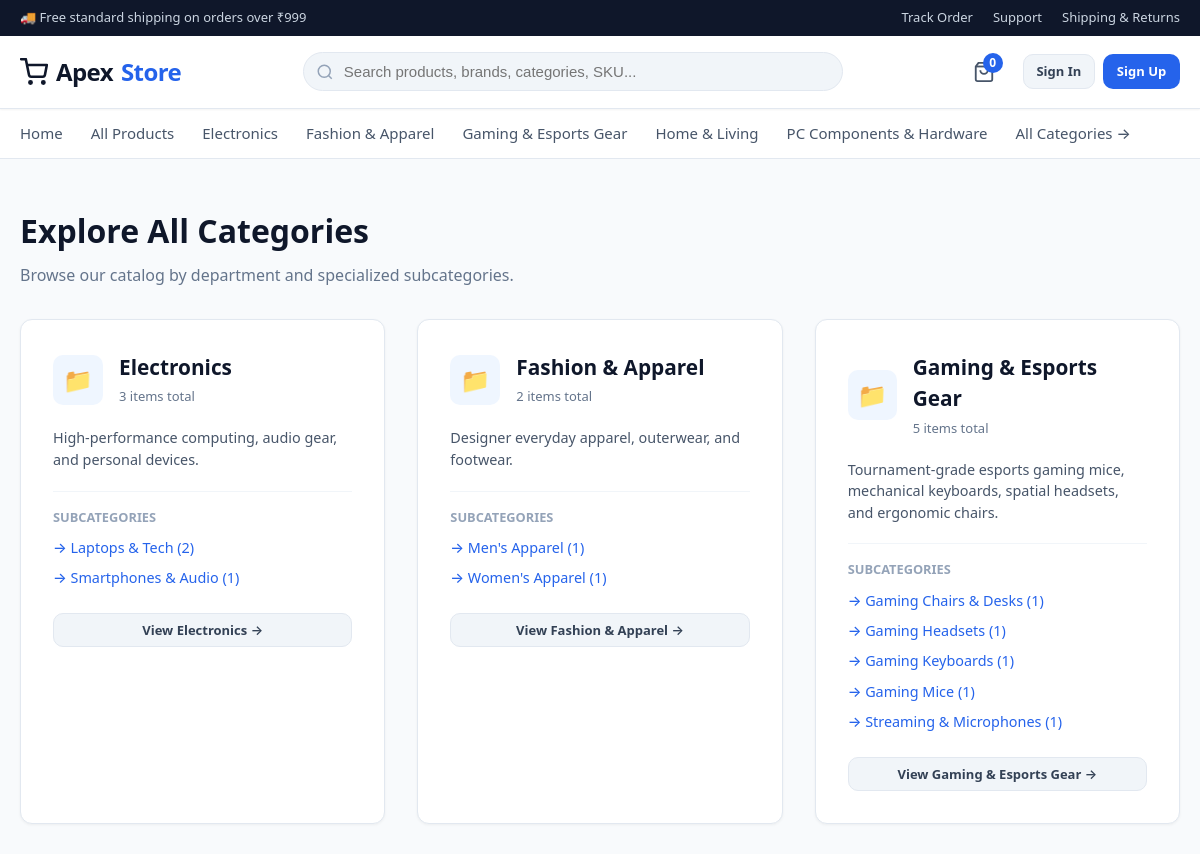
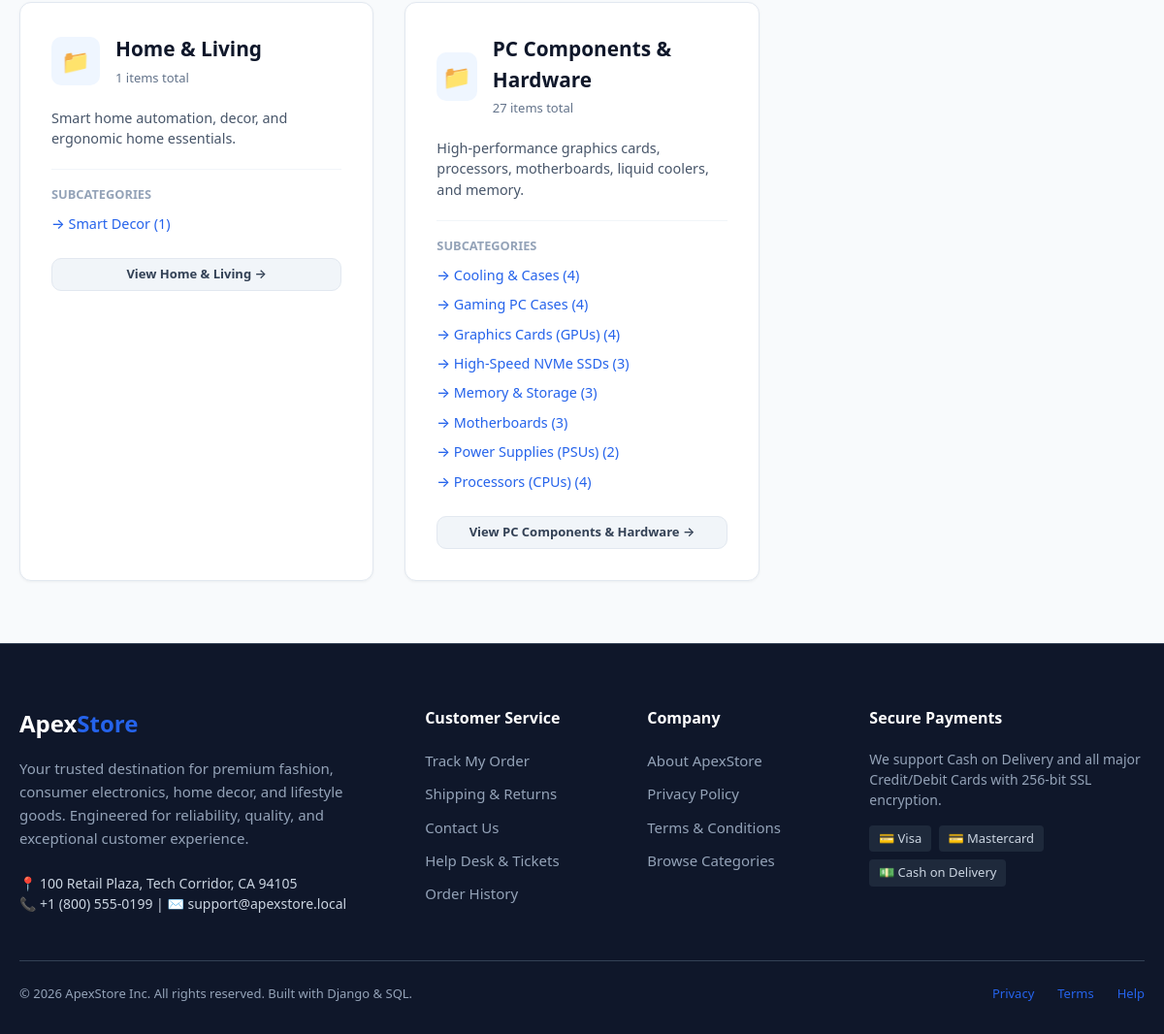
Page /categories/ on the committed database (2 pictures, top to bottom).
### catalog/models.py (models this page shows, shortened)
class Category(models.Model):
    name = models.CharField(max_length=100)
    slug = models.SlugField(max_length=120, unique=True)
    description = models.TextField(blank=True)
    image = models.ImageField(upload_to='categories/', blank=True, null=True)
    parent = models.ForeignKey('self', on_delete=models.CASCADE, null=True, blank=True, related_name='subcategories')
    is_active = models.BooleanField(default=True)
    created_at = models.DateTimeField(auto_now_add=True)
    class Meta:
        verbose_name_plural = 'Categories'
        ordering = ['name']
    @property
    def product_count(self):
        sub_ids = list(self.subcategories.values_list('id', flat=True))
        all_ids = [self.id] + sub_ids
        return Product.objects.filter(category_id__in=all_ids, is_active=True).count()

### catalog/views.py (the view)
# urls.py: path('categories/', views.category_list_view, name='category_list'),
def category_list_view(request):
    categories = Category.objects.filter(parent__isnull=True, is_active=True).prefetch_related('subcategories')
    return render(request, 'storefront/category_list.html', {'categories': categories})

### accounts/context_processors.py (called while the page is built, shortened)
def auth_roles(request):
    context = {
        'is_staff_user': False,
        'user_role': 'anonymous',
        'can_manage_products': False,
        'can_manage_orders': False,
        'can_manage_inventory': False,
        'can_manage_support': False,
        'can_view_reports': False,
        'unread_notifications_count': 0,
    }
    return context

### cart/context_processors.py (called while the page is built)
def cart_context(request):
    try:
        cart = get_or_create_cart(request)
        cart_total_items = cart.total_items
        cart_subtotal = cart.subtotal
    except Exception:
        cart = None
        cart_total_items = 0
        cart_subtotal = 0
    wishlist_count = 0
    if request.user.is_authenticated:
        wishlist_count = Wishlist.objects.filter(user=request.user).count()
    return {
        'global_cart': cart,
        'cart_total_items': cart_total_items,
        'cart_subtotal': cart_subtotal,
        'wishlist_count': wishlist_count,
    }

### cart/models.py (called while the page is built)
    @property
    def total_items(self):
        return sum(item.quantity for item in self.items.all())

    @property
    def subtotal(self):
        return sum(item.line_total for item in self.items.all())

### catalog/context_processors.py (called while the page is built)
def store_context(request):
    parent_categories = Category.objects.filter(parent__isnull=True, is_active=True).prefetch_related('subcategories')
    return {
        'nav_categories': parent_categories,
        'currency_symbol': getattr(settings, 'CURRENCY_SYMBOL', '₹'),
        'currency_code': getattr(settings, 'CURRENCY_CODE', 'INR'),
        'free_shipping_threshold': getattr(settings, 'FREE_SHIPPING_THRESHOLD', 999.00),
        'shipping_flat_rate': getattr(settings, 'SHIPPING_FLAT_RATE', 149.00),
    }

### templates/storefront/category_list.html (shortened to what this page needs)
{% extends 'base.html' %}
{% block content %}
<div class="container">
  <div style="margin-bottom:2rem;">
    <h1 style="font-size:2rem; font-weight:800; color:#0f172a; margin-bottom:0.5rem;">Explore All Categories</h1>
    <p style="color:#64748b;">Browse our catalog by department and specialized subcategories.</p>
  </div>
  <div style="display:grid; grid-template-columns: repeat(auto-fit, minmax(300px, 1fr)); gap:2rem;">
    {% for cat in categories %}
    <div style="background:#ffffff; border:1px solid #e2e8f0; border-radius:12px; padding:2rem; box-shadow:0 1px 3px rgba(0,0,0,0.05);">
      <div style="display:flex; align-items:center; gap:1rem; margin-bottom:1.25rem;">
        <div style="width:50px; height:50px; border-radius:10px; background:#eff6ff; display:flex; align-items:center; justify-content:center; font-size:1.5rem; color:#2563eb;">
          📁
        </div>
        <div>
          <h2 style="font-size:1.3rem; font-weight:700;">
            <a href="{% url 'catalog:category_detail' slug=cat.slug %}" style="color:#0f172a;">{{ cat.name }}</a>
          </h2>
          <span style="font-size:0.8125rem; color:#64748b;">{{ cat.product_count }} items total</span>
        </div>
      </div>
      <p style="color:#475569; font-size:0.9rem; margin-bottom:1.25rem;">
        {{ cat.description|default:"Discover our collection of items in this department." }}
      </p>
      {% if cat.subcategories.all %}
      <div style="border-top:1px solid #f1f5f9; padding-top:1rem;">
        <div style="font-size:0.8rem; text-transform:uppercase; font-weight:700; color:#94a3b8; margin-bottom:0.5rem;">Subcategories</div>
        <ul style="list-style:none; display:flex; flex-direction:column; gap:0.4rem;">
          {% for sub in cat.subcategories.all %}
          <li>
            <a href="{% url 'catalog:category_detail' slug=sub.slug %}" style="color:#2563eb; font-size:0.9rem; font-weight:500;">
              &rarr; {{ sub.name }} ({{ sub.product_count }})
            </a>
          </li>
          {% endfor %}
        </ul>
      </div>
      {% endif %}
      <div style="margin-top:1.5rem;">
        <a href="{% url 'catalog:category_detail' slug=cat.slug %}" class="btn btn-secondary btn-full btn-sm">
          View {{ cat.name }} &rarr;
        </a>
      </div>
    </div>
    {% endfor %}
  </div>
</div>
{% endblock %}

### templates/base.html (shortened to what this page needs)
{% load static %}
<!DOCTYPE html>
<html lang="en">
<head>
  <link rel="stylesheet" href="{% static 'css/style.css' %}">
</head>
<body>
  <div class="top-bar">
    <div class="container top-bar-inner">
      <div>🚚 Free standard shipping on orders over {{ currency_symbol }}{{ free_shipping_threshold|floatformat:0 }}</div>
      <div class="top-bar-links">
        <a href="{% url 'orders:track' %}">Track Order</a>
        <a href="{% url 'catalog:contact' %}">Support</a>
        <a href="{% url 'catalog:shipping_returns' %}">Shipping & Returns</a>
      </div>
    </div>
  </div>
  <header class="main-header">
    <div class="container header-row">
      <a href="{% url 'catalog:home' %}" class="brand-logo">
        <svg width="28" height="28" viewBox="0 0 24 24" fill="none" stroke="currentColor" stroke-width="2.2" stroke-linecap="round" stroke-linejoin="round">
          <circle cx="9" cy="21" r="1"></circle>
          <circle cx="20" cy="21" r="1"></circle>
          <path d="M1 1h4l2.68 13.39a2 2 0 0 0 2 1.61h9.72a2 2 0 0 0 2-1.61L23 6H6"></path>
        </svg>
        Apex<span>Store</span>
      </a>
      <div class="header-search">
        <form action="{% url 'catalog:product_list' %}" method="GET" class="search-form">
          <input type="text" name="q" value="{{ request.GET.q|default:'' }}" class="search-input" placeholder="Search products, brands, categories, SKU...">
        </form>
      </div>
      <div class="header-actions">
        <a href="{% url 'cart:cart_detail' %}" class="action-link" title="Shopping Cart">
          <svg width="22" height="22" viewBox="0 0 24 24" fill="none" stroke="currentColor" stroke-width="2">
            <path d="M6 2L3 6v14a2 2 0 0 0 2 2h14a2 2 0 0 0 2-2V6l-3-4z"></path>
            <line x1="3" y1="6" x2="21" y2="6"></line>
            <path d="M16 10a4 4 0 0 1-8 0"></path>
          </svg>
          <span class="badge-count cart-count-badge">{{ cart_total_items|default:0 }}</span>
        </a>
        {% if user.is_authenticated %}
        <div style="display:flex; align-items:center; gap:0.5rem;">
          <a href="{% url 'accounts:profile' %}" class="btn btn-secondary btn-sm" style="display:inline-flex; align-items:center; gap:0.35rem;">
            <svg width="16" height="16" viewBox="0 0 24 24" fill="none" stroke="currentColor" stroke-width="2">
              <path d="M20 21v-2a4 4 0 0 0-4-4H8a4 4 0 0 0-4 4v2"></path>
              <circle cx="12" cy="7" r="4"></circle>
            </svg>
            {{ user.first_name|default:user.username }}
          </a>
          <a href="{% url 'accounts:logout' %}" class="btn btn-outline btn-sm" title="Log Out">Log Out</a>
        </div>
        {% else %}
        <div style="display:flex; align-items:center; gap:0.5rem;">
          <a href="{% url 'accounts:login' %}" class="btn btn-secondary btn-sm">Sign In</a>
          <a href="{% url 'accounts:register' %}" class="btn btn-primary btn-sm">Sign Up</a>
        </div>
        {% endif %}
      </div>
    </div>
  </header>
  <nav class="category-nav">
    <div class="container">
      <ul class="category-menu">
        <li><a href="{% url 'catalog:home' %}">Home</a></li>
        <li><a href="{% url 'catalog:product_list' %}">All Products</a></li>
        {% for cat in nav_categories %}
        <li>
          <a href="{% url 'catalog:category_detail' slug=cat.slug %}">
            {{ cat.name }}
          </a>
        </li>
        {% endfor %}
        <li><a href="{% url 'catalog:category_list' %}">All Categories &rarr;</a></li>
      </ul>
    </div>
  </nav>
  <main class="main-content">
    {% block content %}{% endblock %}
  </main>
  <footer class="main-footer">
    <div class="container">
      <div class="footer-grid">
        <div>
          <div class="footer-brand">Apex<span>Store</span></div>
          <p class="footer-desc">
            Your trusted destination for premium fashion, consumer electronics, home decor, and lifestyle goods. Engineered for reliability, quality, and exceptional customer experience.
          </p>
          <p style="font-size:0.875rem; color:#cbd5e1;">
            📍 100 Retail Plaza, Tech Corridor, CA 94105<br>
            📞 +1 (800) 555-0199 | ✉️ support@apexstore.local
          </p>
        </div>
        <div class="footer-col">
          <h4>Customer Service</h4>
          <ul class="footer-links">
            <li><a href="{% url 'orders:track' %}">Track My Order</a></li>
            <li><a href="{% url 'catalog:shipping_returns' %}">Shipping & Returns</a></li>
            <li><a href="{% url 'catalog:contact' %}">Contact Us</a></li>
            <li><a href="{% url 'accounts:support_tickets' %}">Help Desk & Tickets</a></li>
            <li><a href="{% url 'orders:history' %}">Order History</a></li>
          </ul>
        </div>
        <div class="footer-col">
          <h4>Company</h4>
          <ul class="footer-links">
            <li><a href="{% url 'catalog:about' %}">About ApexStore</a></li>
            <li><a href="{% url 'catalog:privacy' %}">Privacy Policy</a></li>
            <li><a href="{% url 'catalog:terms' %}">Terms & Conditions</a></li>
            <li><a href="{% url 'catalog:category_list' %}">Browse Categories</a></li>
          </ul>
        </div>
        <div class="footer-col">
          <h4>Secure Payments</h4>
          <p style="font-size:0.875rem; margin-bottom:1rem; line-height:1.5;">
            We support Cash on Delivery and all major Credit/Debit Cards with 256-bit SSL encryption.
          </p>
          <div style="display:flex; gap:0.5rem; flex-wrap:wrap; font-size:0.8125rem; color:#cbd5e1;">
            <span style="background:#1e293b; padding:0.25rem 0.6rem; border-radius:4px;">💳 Visa</span>
            <span style="background:#1e293b; padding:0.25rem 0.6rem; border-radius:4px;">💳 Mastercard</span>
            <span style="background:#1e293b; padding:0.25rem 0.6rem; border-radius:4px;">💵 Cash on Delivery</span>
          </div>
        </div>
      </div>
      <div class="footer-bottom">
        <div>&copy; 2026 ApexStore Inc. All rights reserved. Built with Django & SQL.</div>
        <div style="display:flex; gap:1.5rem;">
          <a href="{% url 'catalog:privacy' %}">Privacy</a>
          <a href="{% url 'catalog:terms' %}">Terms</a>
          <a href="{% url 'catalog:contact' %}">Help</a>
        </div>
      </div>
    </div>
  </footer>
</body>
</html>

### rows in the picture
Category: name "Electronics", product_count "3", description "High-performance computing, audio gear, and personal devices."
Category: name "Fashion & Apparel", product_count "2", description "Designer everyday apparel, outerwear, and footwear."
Category: name "Gaming & Esports Gear", product_count "5", description "Tournament-grade esports gaming mice, mechanical keyboards, spatial headsets, and ergonomic chairs."
Category: name "Home & Living", product_count "1", description "Smart home automation, decor, and ergonomic home essentials."
Category: name "PC Components & Hardware", product_count "27", description "High-performance graphics cards, processors, motherboards, liquid coolers, and memory."
Category: name "Laptops & Tech", product_count "2"
Category: name "Smartphones & Audio", product_count "1"
Category: name "Men's Apparel", product_count "1"
Category: name "Women's Apparel", product_count "1"
Category: name "Gaming Chairs & Desks", product_count "1"
Category: name "Gaming Headsets", product_count "1"
Category: name "Gaming Keyboards", product_count "1"
Category: name "Gaming Mice", product_count "1"
Category: name "Streaming & Microphones", product_count "1"
Category: name "Smart Decor", product_count "1"
Category: name "Cooling & Cases", product_count "4"
Category: name "Gaming PC Cases", product_count "4"
Category: name "Graphics Cards (GPUs)", product_count "4"
Category: name "High-Speed NVMe SSDs", product_count "3"
Category: name "Memory & Storage", product_count "3"
Category: name "Motherboards", product_count "3"
Category: name "Power Supplies (PSUs)", product_count "2"
Category: name "Processors (CPUs)", product_count "4"

### other values in the picture
{{ currency_symbol }} "₹"
{{ free_shipping_threshold|floatformat:0 }} "999"
{{ cart_total_items|default:0 }} "0"
